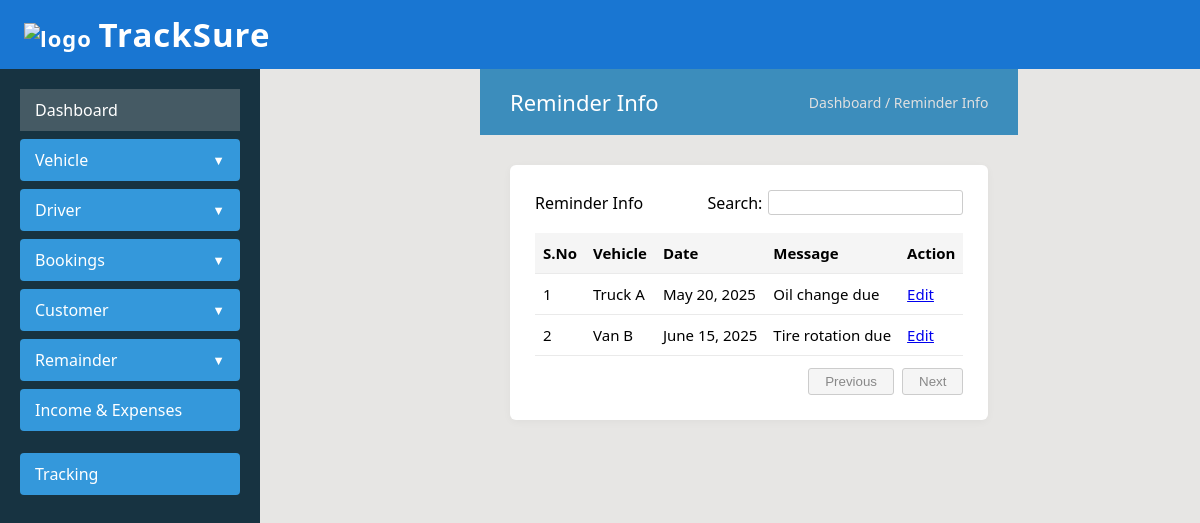
Screenshot of /fleet/remainder/ with the database file from the repository.
### app/models.py (models this page shows, shortened)
class Remainder(models.Model):
    RemainderID = models.AutoField(primary_key=True)
    VehicleID = models.ForeignKey(Vehicle, on_delete=models.CASCADE)
    RemDate = models.DateField()
    Message = models.CharField(max_length=255)

class Vehicle(models.Model):
    VehicleID = models.AutoField(primary_key=True)
    VehicleRegNo = models.IntegerField(unique=True)
    Name = models.CharField(max_length=100)
    Type = models.CharField(max_length=100)
    RegistrationExpDate = models.DateField()
    VehicleGroup = models.CharField(max_length=255)
    VehicleColour = models.CharField(max_length=50)
    apiUrl = models.URLField(max_length=200, blank=True, null=True)
    apiUsername = models.CharField(max_length=100, blank=True, null=True)
    apiPassword = models.CharField(max_length=100, blank=True, null=True)

### fleet/views.py (the view)
# urls.py: path("remainder/",views.remainder,name="remainder"),
def remainder(request):
    remainders = Remainder.objects.all()
    return render(request, "reminder.html", {'remainders': remainders})

### app/templates/reminder.html
{% extends 'base.html'%}
{% load static %}
{% block content %}
<link rel="stylesheet" href="{% static 'reminder.css' %}">
<div class="main">
        <div class="header">
            <span>Reminder Info</span>
            <span class="breadcrumb">Dashboard / Reminder Info</span>
        </div>
        <div class="content">
            <div class="table-container">
                <div class="table-header">
                    <span>Reminder Info</span>
                    <div class="search-box">
                        <label>Search:</label>
                        <input type="text" />
                    </div>
                </div>
                <table>
                    <thead>
                        <tr>
                            <th>S.No</th>
                            <th>Vehicle</th>
                            <th>Date</th>
                            <th>Message</th>
                            <th>Action</th>
                        </tr>
                    </thead>
                    <tbody>
                        {% if remainders %}
                            {% for remainder in remainders %}
                            <tr>
                                <td>{{ forloop.counter }}</td>
                                <td>{{ remainder.VehicleID.Name }}</td>
                                <td>{{ remainder.RemDate }}</td>
                                <td>{{ remainder.Message }}</td>
                                <td><a href="#">Edit</a></td>
                            </tr>
                            {% endfor %}
                        {% else %}
                            <tr>
                                <td colspan="5" class="no-data">No data available in table</td>
                            </tr>
                        {% endif %}
                    </tbody>
                </table>
                <div class="pagination">
                    <button disabled>Previous</button>
                    <button disabled>Next</button>
                </div>
            </div>
        </div>
    </div>
{% endblock %}

### app/static/reminder.css (style rules this page uses)
body { margin: 0; font-family: 'Segoe UI', Arial, sans-serif; background: #f5f9fa; }
.main { margin-left: 220px; min-height: 100vh; display: flex; flex-direction: column; }
.header { background: #3c8dbc; color: #fff; padding: 18px 30px; font-size: 22px; display: flex; justify-content: space-between; align-items: center; }
.header .breadcrumb { font-size: 14px; color: #e0e0e0; }
.content { padding: 30px; flex: 1; }
.table-container { background: #fff; border-radius: 6px; box-shadow: 0 2px 8px rgba(0,0,0,0.04); padding: 25px; }
.table-header { display: flex; justify-content: space-between; align-items: center; margin-bottom: 18px; }
.table-header .search-box { display: flex; align-items: center; gap: 6px; }
.table-header input[type="text"] { padding: 4px 8px; border: 1px solid #ccc; border-radius: 3px; }
table { width: 100%; border-collapse: collapse; margin-bottom: 12px; }
th, td { padding: 10px 8px; border-bottom: 1px solid #eaeaea; text-align: left; font-size: 15px; }
th { background: #f5f5f5; font-weight: 600; }
.pagination { display: flex; justify-content: flex-end; gap: 8px; }
.pagination button { padding: 5px 16px; border: 1px solid #ccc; background: #f5f5f5; color: #888; border-radius: 3px; cursor: not-allowed; }

### app/templates/base.html (style rules this page uses)
body, .dashboard-container { background-color: #e7e6e4; }

### rows the page displays
Remainder: VehicleID.Name "Truck A", RemDate "May 20, 2025", Message "Oil change due"
Remainder: VehicleID.Name "Van B", RemDate "June 15, 2025", Message "Tire rotation due"
